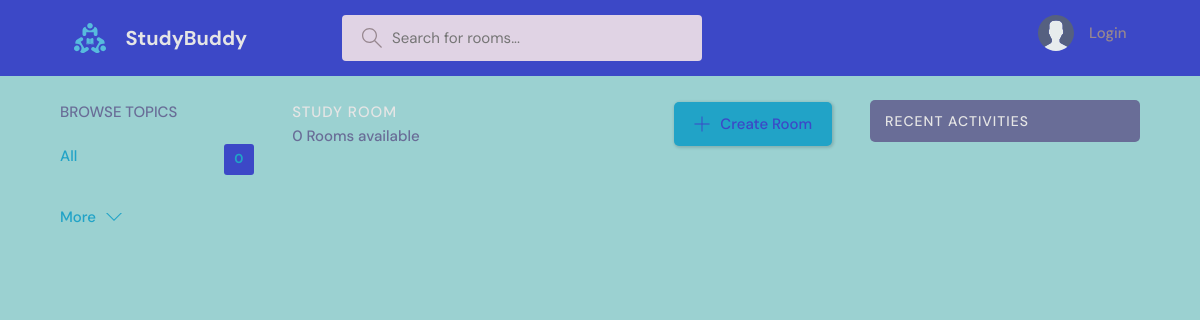
The app's page /?q=JavaScript, older data.
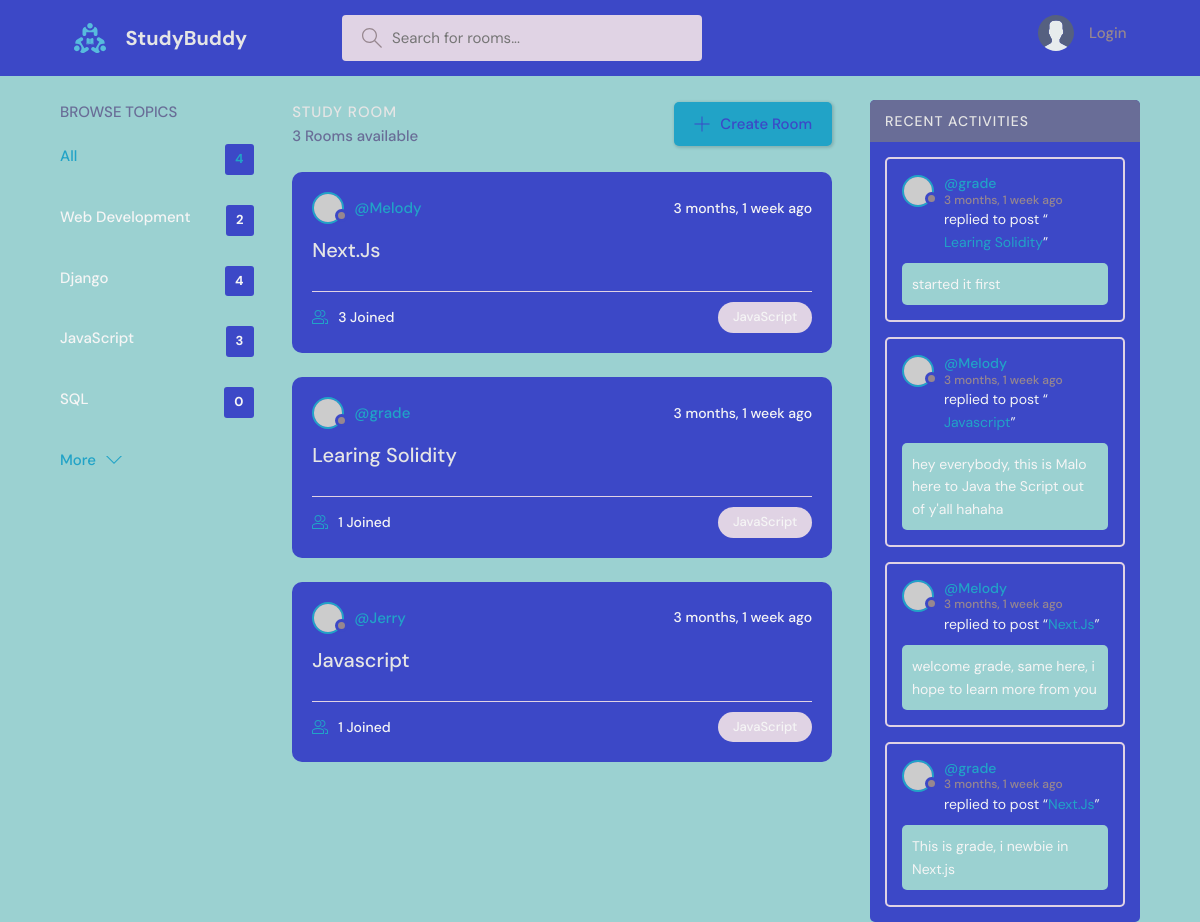
The same page, newer data.
### base/models.py (models this page shows, shortened)
class Topic(models.Model):
    name = models.CharField(max_length=200)

class Room(models.Model):
    host = models.ForeignKey(User, on_delete=models.SET_NULL, null=True)
    topic = models.ForeignKey(Topic, on_delete=models.SET_NULL, null=True)
    name = models.CharField(max_length=200)
    description = models.TextField(null=True, blank=True)
    participants = models.ManyToManyField(
        User, related_name='participants', blank=True)
    updated = models.DateTimeField(auto_now=True)
    created = models.DateTimeField(auto_now_add=True)
    def __str__(self):
        return self.name
    class Meta:
        ordering = ['-updated', '-created']

class Message(models.Model):
    user = models.ForeignKey(User, on_delete=models.CASCADE)
    room = models.ForeignKey(Room, on_delete=models.CASCADE)
    body = models.TextField()
    updated = models.DateTimeField(auto_now=True)
    created = models.DateTimeField(auto_now_add=True)
    class Meta:
        ordering = ['-updated', '-created']

### base/views.py (the view)
# urls.py: path('', views.home, name='home'),
def home(request):
    q = request.GET.get('q') if request.GET.get('q') != None else ''
    rooms = Room.objects.filter(
        Q(topic__name__icontains=q) |
        Q(name__icontains=q) |
        Q(description__icontains=q)
    )
    topics = Topic.objects.all()[0:4]
    room_messages = Message.objects.filter(
        Q(room__topic__name__icontains=q) | Q(room__name__icontains=q))
    room_count = rooms.count()
    context = {'rooms': rooms, 'topics': topics,
               'room_count': room_count, 'room_messages': room_messages}
    return render(request, 'base/home.html', context)

### base/templates/base/home.html (shortened to what this page needs)
{% extends 'main.html' %}
{% load static %}
{% block content %}
<main class="layout layout--3">
  <div class="container">
    {% include 'base/topics_components.html' %}
    <div class="roomList">
      <div class="roomList__header">
        <div>
          <h2>Study Room</h2>
          <p>{{room_count}} Rooms available</p>
        </div>
        <a class="btn btn--main" href="{% url 'create-room' %}">
          <svg
            version="1.1"
            xmlns="http://www.w3.org/2000/svg"
            width="32"
            height="32"
            viewBox="0 0 32 32"
          >
            <title>add</title>
            <path
              d="M16.943 0.943h-1.885v14.115h-14.115v1.885h14.115v14.115h1.885v-14.115h14.115v-1.885h-14.115v-14.115z"
            ></path>
          </svg>
          Create Room
        </a>
      </div>
      {% include 'base/feed_components.html' %}
    </div>
    {% include 'base/activity_components.html' %}
  </div>
</main>
{% endblock %}

### base/templates/base/topics_components.html
<div class="topics">
  <div class="topics__header">
    <h2>Browse Topics</h2>
  </div>
  <ul class="topics__list">
    <li>
      <a href="{% url 'home' %}" class="active"
        >All <span>{{topics.count}}</span></a
      >
    </li>
    {% for topic in topics %}
    <li>
      <a href="{% url 'home' %}?q={{topic.name}}"
        >{{topic.name}} <span>{{topic.room_set.all.count}}</span></a
      >
    </li>
    {% endfor %}
  </ul>
  <a class="btn btn--link" href="{% url 'topics' %}">
    More
    <svg
      version="1.1"
      xmlns="http://www.w3.org/2000/svg"
      width="32"
      height="32"
      viewBox="0 0 32 32"
    >
      <title>chevron-down</title>
      <path d="M16 21l-13-13h-3l16 16 16-16h-3l-13 13z"></path>
    </svg>
  </a>
</div>

### base/templates/base/feed_components.html (shortened to what this page needs)
{% for room in rooms %}
<div class="roomListRoom">
  <div class="roomListRoom__header">
    <a
      href="{% url 'user-profile' room.host.id %}"
      class="roomListRoom__author"
    >
      <div class="avatar avatar--small">
        <img src="https://randomuser.me/api/portraits/women/11.jpg" />
      </div>
      <span>@{{room.host.username}}</span>
    </a>
    <div class="roomListRoom__actions">
      <span>{{room.created|timesince}} ago</span>
    </div>
  </div>
  <div class="roomListRoom__content">
    <a href="{% url 'room' room.id %}">{{room.name}}</a>
  </div>
  <div class="roomListRoom__meta">
    <a href="{% url 'room' room.id %}" class="roomListRoom__joined">
      {{room.participants.all.count}} Joined
    </a>
    <p class="roomListRoom__topic">{{room.topic.name}}</p>
  </div>
</div>
{% endfor %}

### base/templates/base/activity_components.html (shortened to what this page needs)
<div class="activities">
  <div class="activities__header">
    <h2>Recent Activities</h2>
  </div>
  {% for message in room_messages %}
  <div class="activities__box">
    <div class="activities__boxHeader roomListRoom__header">
      <a
        href="{% url 'user-profile' message.user.id %}"
        class="roomListRoom__author"
      >
        <div class="avatar avatar--small">
          <img src="https://randomuser.me/api/portraits/women/11.jpg" />
        </div>
        <p>
          @{{message.user.username}}
          <span>{{message.created|timesince}} ago</span>
        </p>
      </a>
    </div>
    <div class="activities__boxContent">
      <p>
        replied to post “<a href="{% url 'room' message.room.id %}"
          >{{message.room}}</a
        >”
      </p>
      <div class="activities__boxRoomContent">{{message.body}}</div>
    </div>
  </div>
  {% endfor %}
</div>

Row changes from the older to the newer data that the page shows:
added Topic: name "Web Development", room_set.all.count "2"
added Topic: name "Django", room_set.all.count "4"
added Topic: name "JavaScript", room_set.all.count "3"
added Topic: name "SQL", room_set.all.count "0"
added Room: host.username "Melody", created "3 months, 1 week", name "Next.Js", participants.all.count "3", topic.name "JavaScript"
added Room: host.username "grade", created "3 months, 1 week", name "Learing Solidity", participants.all.count "1", topic.name "JavaScript"
added Room: host.username "Jerry", created "3 months, 1 week", name "Javascript", participants.all.count "1", topic.name "JavaScript"
added Message: user.username "grade", created "3 months, 1 week", room "Learing Solidity", body "started it first"
added Message: user.username "Melody", created "3 months, 1 week", room "Javascript", body "hey everybody, this is Malo here to Java the Script out of y'all hahaha"
added Message: user.username "Melody", created "3 months, 1 week", room "Next.Js", body "welcome grade, same here, i hope to learn more from you"
added Message: user.username "grade", created "3 months, 1 week", room "Next.Js", body "This is grade, i newbie in Next.js"
Text that changed along with them:
{{ topics.count }}: "0" → "4"
{{ room_count }}: "0" → "3"
